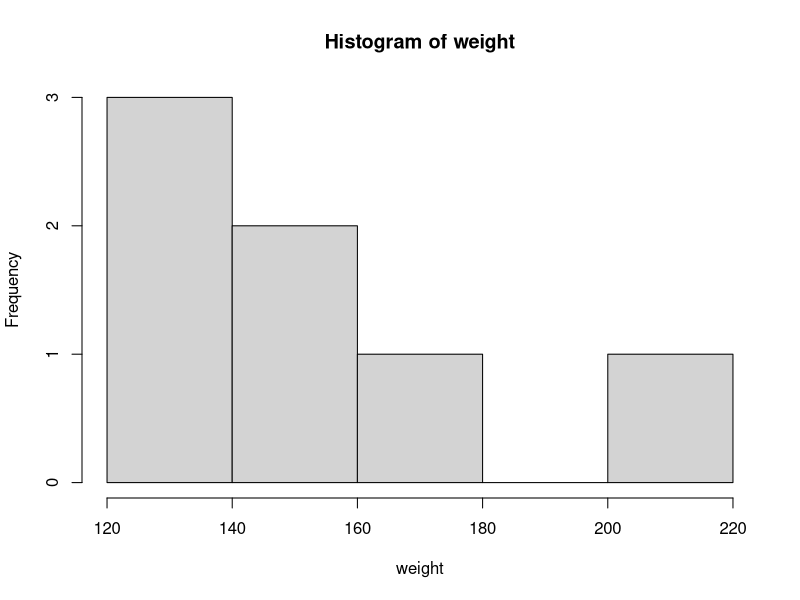
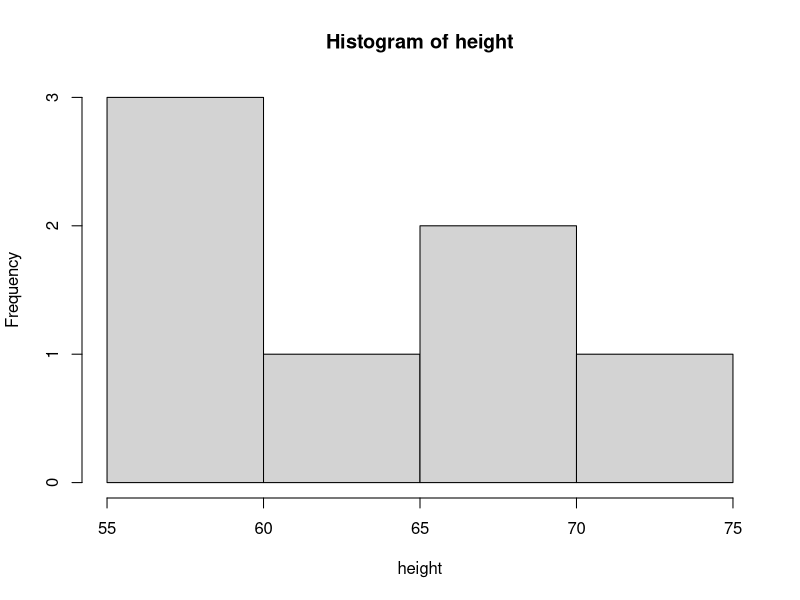
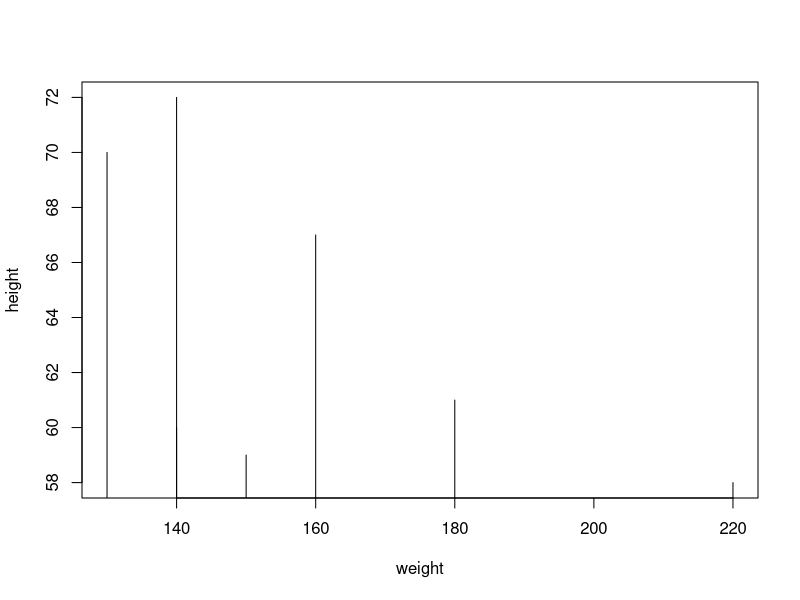
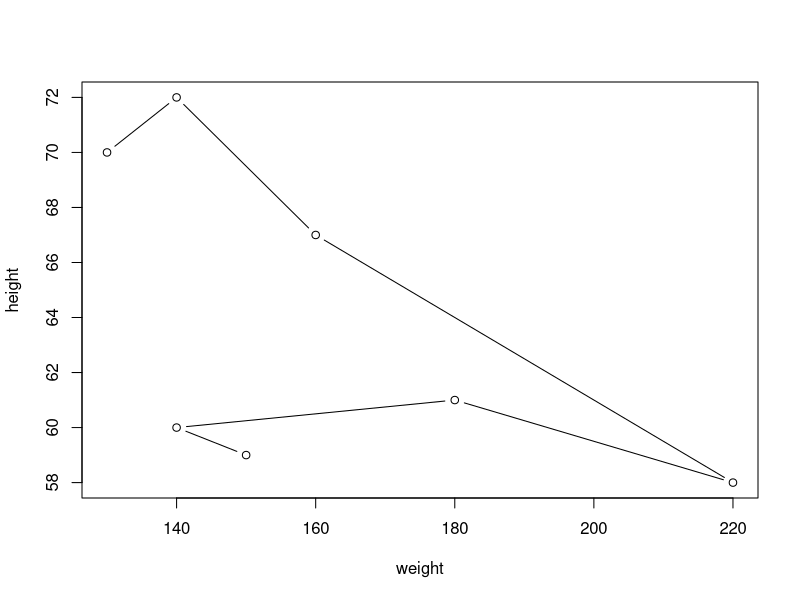

The R source for these figures, in order:
#Define	the	following	vectors,	which	represent	the	weight	and	height	of	people	on	a	particular	team	(in	inches	and	pounds):

height <- c(59, 60, 61, 58, 67, 72, 70)
weight <- c(150, 140, 180, 220, 160, 140, 130)

#Step 1: Calculating means 

#1 Compute,	using	R,	the	average	height	(called	mean	in	R)
mean(height)

#2 Compute,	using	R,	the	average	weight	(called	mean	in	R)
mean(weight)

#3 Calculate	the	length	of	the	vector	‘height’	and	‘weight’
length(height)
length(weight)

#4 Calculate the sum of the heights 
sum(height)

#5 Compute	the	average of	both	height	and	weight,	by	dividing	the	sum (of	the	height	or	the	width,	as	appropriate),	by	the	length	of	the	vector.	How	does	this	compare	to the	‘mean’	function?

sum(height)/length(height)
sum(weight)/length(weight)
#Answer: the difference between these steps and the 'mean' function is that the the latter takes less steps to calculate the average as opposed to dividing the sum by the length 

#Step 2: Using max/min functions 

#6 Compute the max height, store the result in 'MaxH' 
MaxH <- max(height)

#7 Compute the min weight, store the results in 'minW' 

minW <- min(height)

#Step 3: Vector Math 

#8 Create a new vector, which is the weight +5 (every person gained 5 pounds)

AfterPizzaNight <- weight + 5

#9 Compute the weight/height for each person, using the new weight just created

weight
height


#Step 4: Using Conditional if statements 

#10 Write R code to test if max height is greater than 60 (output "yes" or "no")

if(MaxH>60) print("yes") else print ("no")

#11 Write	the	R	code	to	if	min	weight is	greater	than	the	variable	‘a’	(output	“yes”	or “no”)

a <-150
if(minW>a) print("yes") else print ("no")

#---------------------Not part of the HW---------------
hist(weight)
hist(height)

plot(weight, height, type = "h") #x axis, y axis, type of chart 
plot(weight, height, type = "b") #x axis, y axis, type of chart 

#comments and question numbers 

